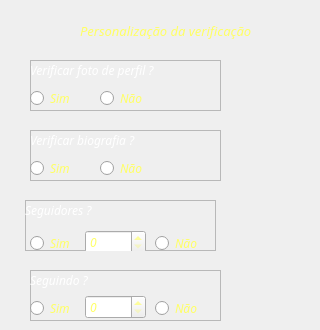
     <widget class="QWidget" name="tab_4">
      <attribute name="title">
       <string>Verificador          </string>
      </attribute>
      <widget class="QLabel" name="label_31">
       <property name="geometry">
        <rect>
         <x>80</x>
         <y>20</y>
         <width>231</width>
         <height>21</height>
        </rect>
       </property>
       <property name="font">
        <font>
         <family>Cocogoose Pro</family>
         <pointsize>10</pointsize>
         <italic>true</italic>
        </font>
       </property>
       <property name="styleSheet">
        <string notr="true">color: rgb(255, 255, 100)</string>
       </property>
       <property name="text">
        <string>Personalização da verificação</string>
       </property>
      </widget>
      <widget class="QFrame" name="frame_30">
       <property name="geometry">
        <rect>
         <x>30</x>
         <y>60</y>
         <width>191</width>
         <height>51</height>
        </rect>
       </property>
       <property name="frameShape">
        <enum>QFrame::StyledPanel</enum>
       </property>
       <property name="frameShadow">
        <enum>QFrame::Raised</enum>
       </property>
       <widget class="QLabel" name="label_32">
        <property name="geometry">
         <rect>
          <x>0</x>
          <y>0</y>
          <width>181</width>
          <height>21</height>
         </rect>
        </property>
        <property name="font">
         <font>
          <family>Cocogoose Pro</family>
          <pointsize>9</pointsize>
          <italic>true</italic>
         </font>
        </property>
        <property name="styleSheet">
         <string notr="true">color: rgb(255, 255, 255);</string>
        </property>
        <property name="text">
         <string>Verificar foto de perfil ?</string>
        </property>
       </widget>
       <widget class="QRadioButton" name="radVerifPerfNao">
        <property name="geometry">
         <rect>
          <x>70</x>
          <y>30</y>
          <width>71</width>
          <height>16</height>
         </rect>
        </property>
        <property name="font">
         <font>
          <family>Cocogoose Pro</family>
          <pointsize>9</pointsize>
          <italic>true</italic>
          <underline>false</underline>
          <stylestrategy>PreferDefault</stylestrategy>
         </font>
        </property>
        <property name="layoutDirection">
         <enum>Qt::LeftToRight</enum>
        </property>
        <property name="autoFillBackground">
         <bool>false</bool>
        </property>
        <property name="styleSheet">
         <string notr="true">color: rgb(255, 255, 100);</string>
        </property>
        <property name="text">
         <string>Não</string>
        </property>
       </widget>
       <widget class="QRadioButton" name="radVeriPerfSim">
        <property name="geometry">
         <rect>
          <x>0</x>
          <y>30</y>
          <width>71</width>
          <height>16</height>
         </rect>
        </property>
        <property name="font">
         <font>
          <family>Cocogoose Pro</family>
          <pointsize>9</pointsize>
          <italic>true</italic>
          <underline>false</underline>
          <stylestrategy>PreferDefault</stylestrategy>
         </font>
        </property>
        <property name="layoutDirection">
         <enum>Qt::LeftToRight</enum>
        </property>
        <property name="autoFillBackground">
         <bool>false</bool>
        </property>
        <property name="styleSheet">
         <string notr="true">color: rgb(255, 255, 100);</string>
        </property>
        <property name="text">
         <string>Sim</string>
        </property>
       </widget>
      </widget>
      <widget class="QFrame" name="frame_31">
       <property name="geometry">
        <rect>
         <x>30</x>
         <y>130</y>
         <width>191</width>
         <height>51</height>
        </rect>
       </property>
       <property name="frameShape">
        <enum>QFrame::StyledPanel</enum>
       </property>
       <property name="frameShadow">
        <enum>QFrame::Raised</enum>
       </property>
       <widget class="QLabel" name="label_33">
        <property name="geometry">
         <rect>
          <x>0</x>
          <y>0</y>
          <width>181</width>
          <height>21</height>
         </rect>
        </property>
        <property name="font">
         <font>
          <family>Cocogoose Pro</family>
          <pointsize>9</pointsize>
          <italic>true</italic>
         </font>
        </property>
        <property name="styleSheet">
         <string notr="true">color: rgb(255, 255, 255);</string>
        </property>
        <property name="text">
         <string>Verificar biografia ?</string>
        </property>
       </widget>
       <widget class="QRadioButton" name="radVerifPerfNao_2">
        <property name="geometry">
         <rect>
          <x>70</x>
          <y>30</y>
          <width>71</width>
          <height>16</height>
         </rect>
        </property>
        <property name="font">
         <font>
          <family>Cocogoose Pro</family>
          <pointsize>9</pointsize>
          <italic>true</italic>
          <underline>false</underline>
          <stylestrategy>PreferDefault</stylestrategy>
         </font>
        </property>
        <property name="layoutDirection">
         <enum>Qt::LeftToRight</enum>
        </property>
        <property name="autoFillBackground">
         <bool>false</bool>
        </property>
        <property name="styleSheet">
         <string notr="true">color: rgb(255, 255, 100);</string>
        </property>
        <property name="text">
         <string>Não</string>
        </property>
       </widget>
       <widget class="QRadioButton" name="radVerifPerfSim">
        <property name="geometry">
         <rect>
          <x>0</x>
          <y>30</y>
          <width>71</width>
          <height>16</height>
         </rect>
        </property>
        <property name="font">
         <font>
          <family>Cocogoose Pro</family>
          <pointsize>9</pointsize>
          <italic>true</italic>
          <underline>false</underline>
          <stylestrategy>PreferDefault</stylestrategy>
         </font>
        </property>
        <property name="layoutDirection">
         <enum>Qt::LeftToRight</enum>
        </property>
        <property name="autoFillBackground">
         <bool>false</bool>
        </property>
        <property name="styleSheet">
         <string notr="true">color: rgb(255, 255, 100);</string>
        </property>
        <property name="text">
         <string>Sim</string>
        </property>
       </widget>
      </widget>
      <widget class="QFrame" name="frame_32">
       <property name="geometry">
        <rect>
         <x>25</x>
         <y>200</y>
         <width>191</width>
         <height>51</height>
        </rect>
       </property>
       <property name="frameShape">
        <enum>QFrame::StyledPanel</enum>
       </property>
       <property name="frameShadow">
        <enum>QFrame::Raised</enum>
       </property>
       <widget class="QLabel" name="label_34">
        <property name="geometry">
         <rect>
          <x>0</x>
          <y>0</y>
          <width>181</width>
          <height>21</height>
         </rect>
        </property>
        <property name="font">
         <font>
          <family>Cocogoose Pro</family>
          <pointsize>9</pointsize>
          <italic>true</italic>
         </font>
        </property>
        <property name="styleSheet">
         <string notr="true">color: rgb(255, 255, 255);</string>
        </property>
        <property name="text">
         <string>Seguidores ?</string>
        </property>
       </widget>
       <widget class="QRadioButton" name="radVerifSegNao">
        <property name="geometry">
         <rect>
          <x>130</x>
          <y>35</y>
          <width>61</width>
          <height>16</height>
         </rect>
        </property>
        <property name="font">
         <font>
          <family>Cocogoose Pro</family>
          <pointsize>9</pointsize>
          <italic>true</italic>
          <underline>false</underline>
          <stylestrategy>PreferDefault</stylestrategy>
         </font>
        </property>
        <property name="layoutDirection">
         <enum>Qt::LeftToRight</enum>
        </property>
        <property name="autoFillBackground">
         <bool>false</bool>
        </property>
        <property name="styleSheet">
         <string notr="true">color: rgb(255, 255, 100);</string>
        </property>
        <property name="text">
         <string>Não</string>
        </property>
       </widget>
       <widget class="QRadioButton" name="radVerifSegSim">
        <property name="geometry">
         <rect>
          <x>5</x>
          <y>35</y>
          <width>71</width>
          <height>16</height>
         </rect>
        </property>
        <property name="font">
         <font>
          <family>Cocogoose Pro</family>
          <pointsize>9</pointsize>
          <italic>true</italic>
          <underline>false</underline>
          <stylestrategy>PreferDefault</stylestrategy>
         </font>
        </property>
        <property name="layoutDirection">
         <enum>Qt::LeftToRight</enum>
        </property>
        <property name="autoFillBackground">
         <bool>false</bool>
        </property>
        <property name="styleSheet">
         <string notr="true">color: rgb(255, 255, 100);</string>
        </property>
        <property name="text">
         <string>Sim</string>
        </property>
       </widget>
       <widget class="QSpinBox" name="spinVerifQuantSeg">
        <property name="geometry">
         <rect>
          <x>60</x>
          <y>30</y>
          <width>61</width>
          <height>24</height>
         </rect>
        </property>
        <property name="font">
         <font>
          <family>Cocogoose Pro</family>
          <pointsize>9</pointsize>
          <italic>true</italic>
         </font>
        </property>
        <property name="styleSheet">
         <string notr="true">color: rgb(255, 255, 100);</string>
        </property>
        <property name="maximum">
         <number>99</number>
        </property>
       </widget>
      </widget>
      <widget class="QFrame" name="frame_33">
       <property name="geometry">
        <rect>
         <x>30</x>
         <y>270</y>
         <width>191</width>
         <height>51</height>
        </rect>
       </property>
       <property name="frameShape">
        <enum>QFrame::StyledPanel</enum>
       </property>
       <property name="frameShadow">
        <enum>QFrame::Raised</enum>
       </property>
       <widget class="QLabel" name="label_35">
        <property name="geometry">
         <rect>
          <x>0</x>
          <y>0</y>
          <width>181</width>
          <height>21</height>
         </rect>
        </property>
        <property name="font">
         <font>
          <family>Cocogoose Pro</family>
          <pointsize>9</pointsize>
          <italic>true</italic>
         </font>
        </property>
        <property name="styleSheet">
         <string notr="true">color: rgb(255, 255, 255);</string>
        </property>
        <property name="text">
         <string>Seguindo ?</string>
        </property>
       </widget>
       <widget class="QRadioButton" name="radVisivNao_6">
        <property name="geometry">
         <rect>
          <x>125</x>
          <y>30</y>
          <width>61</width>
          <height>16</height>
         </rect>
        </property>
        <property name="font">
         <font>
          <family>Cocogoose Pro</family>
          <pointsize>9</pointsize>
          <italic>true</italic>
          <underline>false</underline>
          <stylestrategy>PreferDefault</stylestrategy>
         </font>
        </property>
        <property name="layoutDirection">
         <enum>Qt::LeftToRight</enum>
        </property>
        <property name="autoFillBackground">
         <bool>false</bool>
        </property>
        <property name="styleSheet">
         <string notr="true">color: rgb(255, 255, 100);</string>
        </property>
        <property name="text">
         <string>Não</string>
        </property>
       </widget>
       <widget class="QRadioButton" name="radVisivSim_6">
        <property name="geometry">
         <rect>
          <x>0</x>
          <y>30</y>
          <width>71</width>
          <height>16</height>
         </rect>
        </property>
        <property name="font">
         <font>
          <family>Cocogoose Pro</family>
          <pointsize>9</pointsize>
          <italic>true</italic>
          <underline>false</underline>
          <stylestrategy>PreferDefault</stylestrategy>
         </font>
        </property>
        <property name="layoutDirection">
         <enum>Qt::LeftToRight</enum>
        </property>
        <property name="autoFillBackground">
         <bool>false</bool>
        </property>
        <property name="styleSheet">
         <string notr="true">color: rgb(255, 255, 100);</string>
        </property>
        <property name="text">
         <string>Sim</string>
        </property>
       </widget>
       <widget class="QSpinBox" name="spinVerifQuantSeguindo">
        <property name="geometry">
         <rect>
          <x>55</x>
          <y>25</y>
          <width>61</width>
          <height>24</height>
         </rect>
        </property>
        <property name="font">
         <font>
          <family>Cocogoose Pro</family>
          <pointsize>9</pointsize>
          <italic>true</italic>
         </font>
        </property>
        <property name="styleSheet">
         <string notr="true">color: rgb(255, 255, 100);</string>
        </property>
        <property name="maximum">
         <number>99</number>
        </property>
       </widget>
      </widget>
     </widget>
